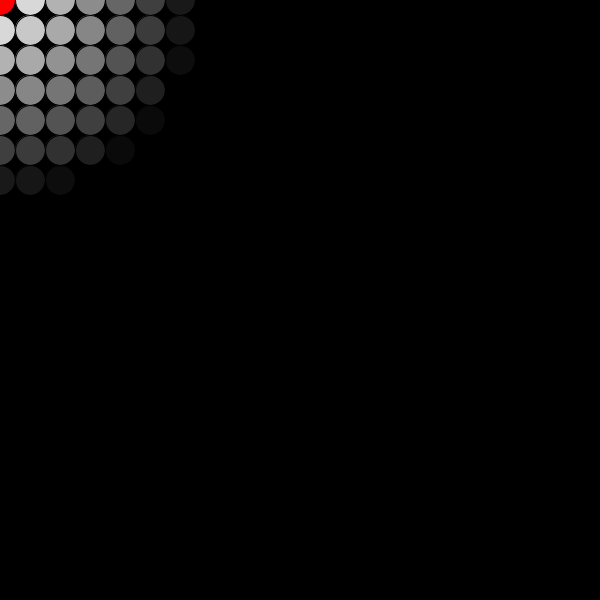
Frame 1 (no input)
Frame 60 (the mouse pressed at the canvas centre just before this capture): identical to frame 1, image omitted
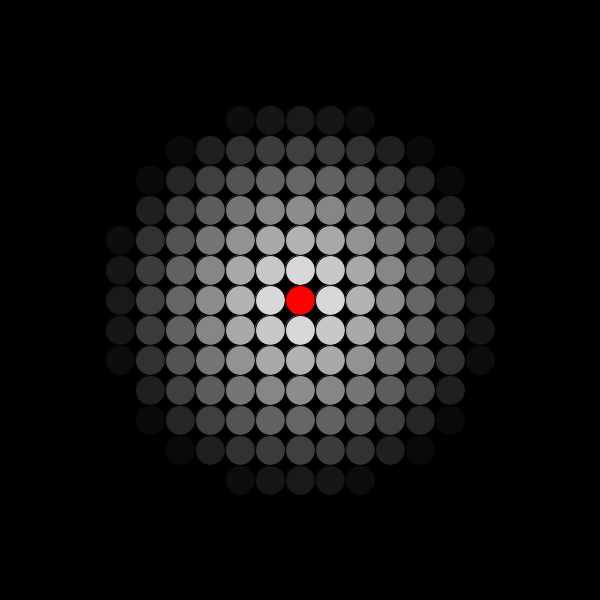
Frame 120 (the mouse held since frame 60 and released just before this capture)

The Processing sketch that drew these frames (run headless with seeded random() and noise(); from frame 60 on, the mouse is pressed at the canvas centre):

// Processing sketch: w05f_nestedLoopDist
// ── w05f_nestedLoopDist.pde
// code 1 fall 2019 
// bryan ma

// this code demonstrates the use of 
// distance with a 2d loop. same idea as 
// a single loop.

void setup() {
  size(600, 600);
}

void draw() {
  background(0);
  fill(255);
  
  for (int i = 0; i < width; i+=30) {
    for (int j = 0; j < height; j+=30) {
      float d = dist(mouseX, mouseY, i, j);
      float c = map(d, 0, 200, 255, 0);
      fill(c);
      if (d < 15) {
        fill(255, 0, 0);
      }
      ellipse(i, j, 30, 30); 
    }
  }
}
